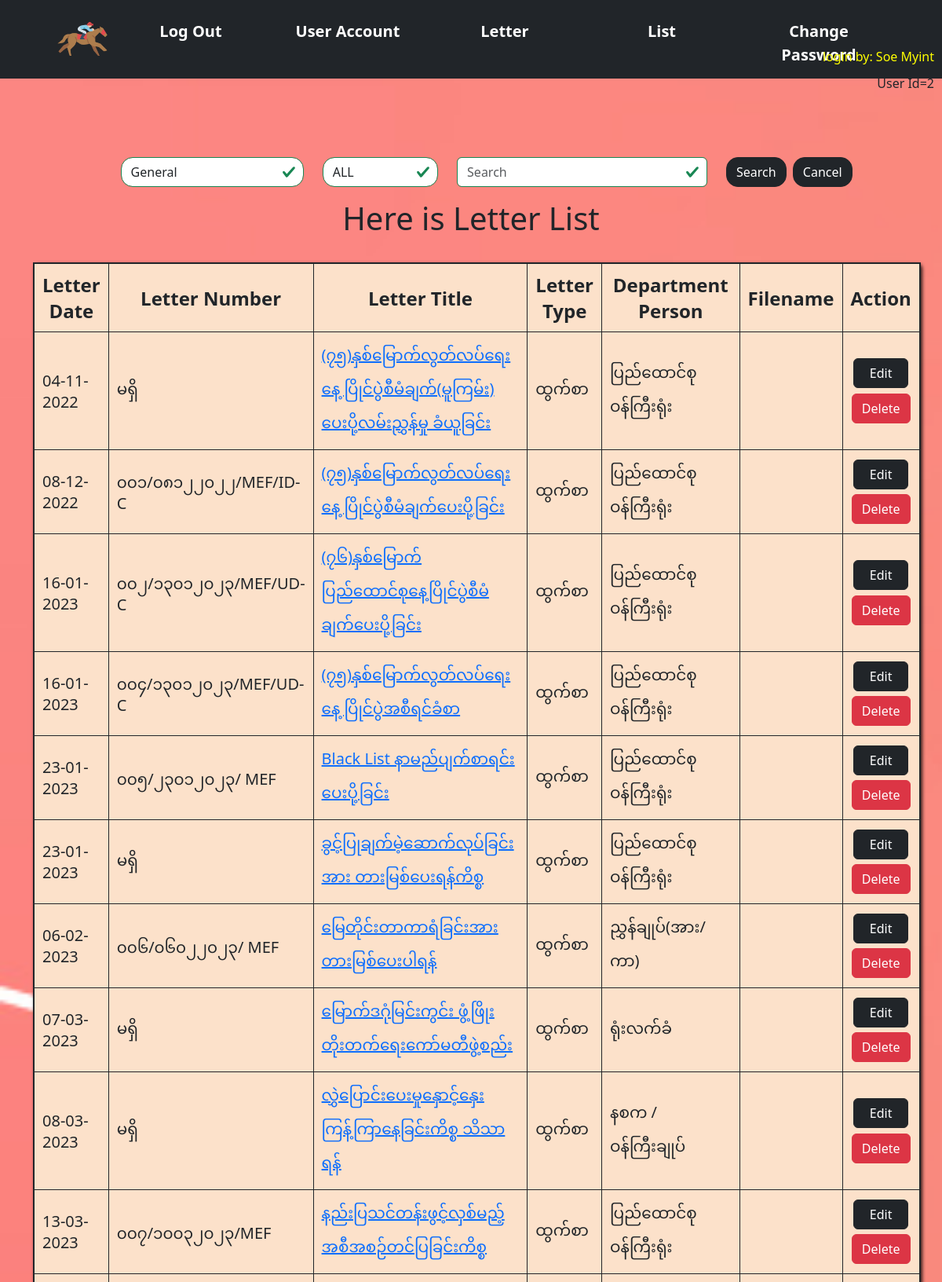
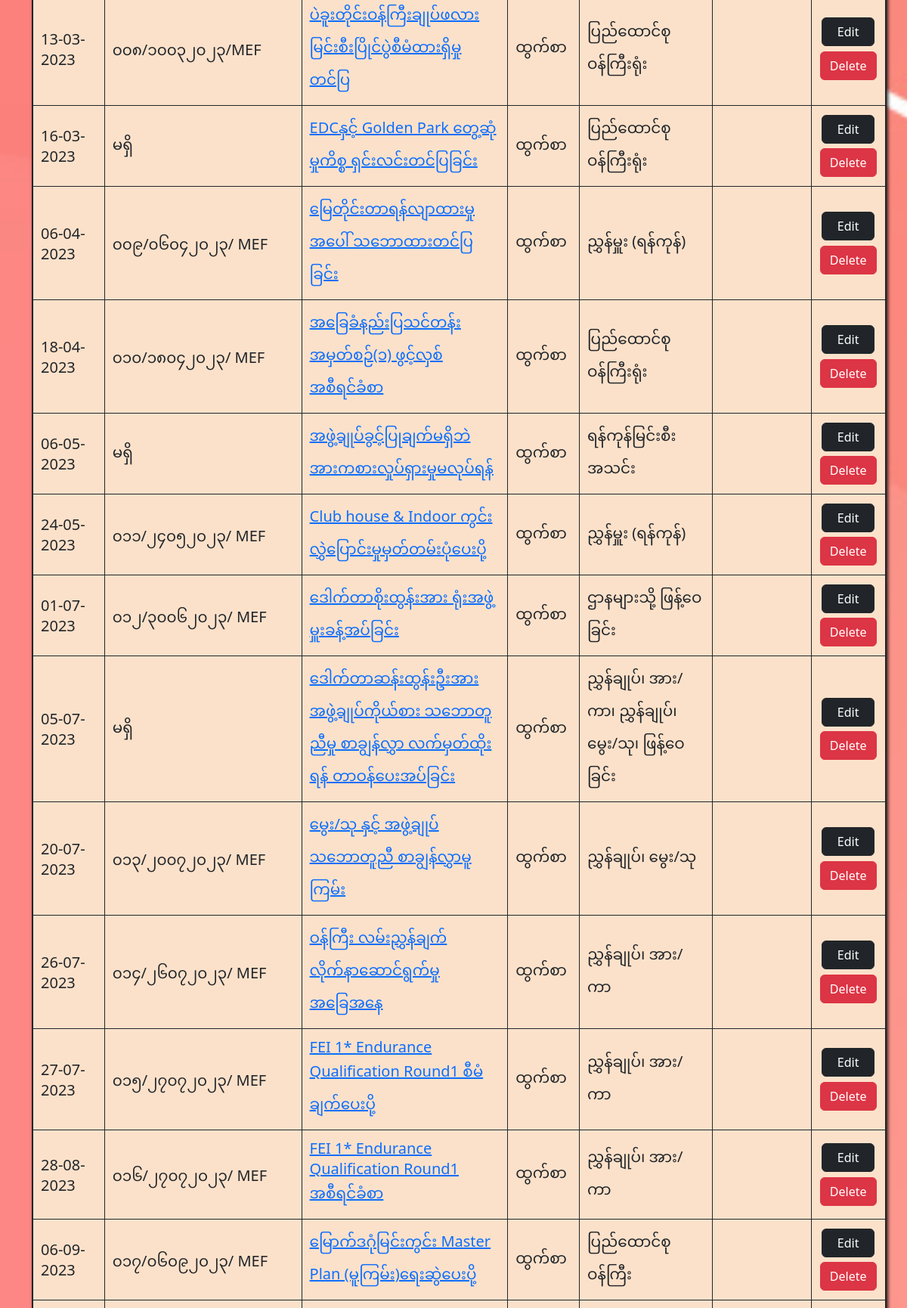
/mef-letter/display2.php (signed in, upper part), run on the app's committed database (2 pictures, top to bottom).
### tables this page shows
CREATE TABLE `letter_table` (
  `rec_id` int(11) NOT NULL,
  `int_out_date` date NOT NULL,
  `letter_number` varchar(200) NOT NULL,
  `letter_title` varchar(3000) NOT NULL,
  `type_id` int(11) DEFAULT 0,
  `letter_date` date DEFAULT NULL,
  `dep_person` varchar(400) NOT NULL,
  `filename` varchar(200) NOT NULL,
  `remarks` varchar(1200) DEFAULT NULL,
  `entry_by` int(11) NOT NULL DEFAULT 0,
  `file_type` varchar(22) NOT NULL DEFAULT '0'
);

CREATE TABLE `type_table` (
  `type_id` int(11) NOT NULL,
  `letter_type` varchar(40) NOT NULL
);

### mef-letter/display2.php (the view, shortened to what this page needs)
<?php
include("inc/nav.php");
include("inc/dbsetting.php");
		if (isset($_POST["searchbtn"]))
		{
			$sql1 ="SELECT *, DATE_FORMAT(letter_date, '%d-%m-%Y') AS formatted_date FROM letter_table INNER JOIN type_table ON letter_table.type_id=type_table.type_id";
			echo $sql1;
			$field = $_POST["field"];
			$letter_type = $_POST["ltype"];
			$sword = $_POST["sword"];
			$str = "";
			if ($field ==="general") {
				$str =" (letter_table.letter_number LIKE '%" . $sword . "%' OR letter_table.letter_title LIKE '%" . $sword . "%' OR letter_table.dep_person LIKE '%" . $sword . "%')";
			}
			else if ($field ==="letter_number") {
				$str=" letter_table.letter_number LIKE '%" . $sword . "%'";
			}
			else if ($field ==="letter_title") {
				$str=" letter_table.letter_title LIKE '%" . $sword . "%'";
			}
			else if ($field ==="dep") {
				$str=" letter_table.dep_person LIKE '%" . $sword . "%'";
			}
			if(strlen($letter_type)>0 && $letter_type !=="ALL")
			{
				$str .= " AND type_table.letter_type='" . $letter_type . "'";
			}
			else if ($letter_type ==="ALL") {
			}
			$sql1 .= " WHERE " . $str . " ORDER BY rec_id;";
		}
		else
		{
			$sql1= "SELECT *, DATE_FORMAT(letter_date, '%d-%m-%Y') AS formatted_date FROM letter_table INNER JOIN type_table ON letter_table.type_id=type_table.type_id ORDER BY rec_id;";
		}
		$result1 = $dbconn -> query($sql1);
?>
<head>
</head>
<body id="displaybd">
	<p style="text-align: right; padding: 10px; margin-top: 7%;">
		<?php
		echo "User Id=" . $_SESSION["uid"];
		?>
	</p>
	<div class="container">
		<form action="<?php echo htmlspecialchars($_SERVER["PHP_SELF"]); ?>" method="POST" id="formd" class=
			"was-validated" >
    		<div class="row">
		        <div class="col-lg-3 srbox">
		        	<select class="form-control sel" name="field">
		        		<option value="general">General</option>
		            </select>
		        </div>
		        <div class="col-lg-2 srbox">
		        		<select class="form-control sel" name="ltype">
		        			<option value="ALL">ALL</option>
		            	</select>
		        </div>
		        <div class="col-lg-4 srbox">
		        	<input type="text" class="form-control" placeholder="Search" name="sword">
		        </div>
		        <div class="col-lg-3">
		        	<button type="submit" class="btn btn-dark btnd" name="searchbtn">Search</button>&nbsp;
		            <button type="reset" class="btn btn-dark btnd" onclick="location.href='display.php';">Cancel</button>
		        </div>
		    </div>
    	</form>
    	<div id="tablebox">
	    	<center>
				<h1>Here is Letter List</h1><br>
					<?php
						if ($result1->num_rows > 0)
						{
							echo "<table class='table-bordered displaytable'><tr>";
							echo "<th>Letter Date</th><th>Letter Number</th><th>Letter Title</th><th>Letter Type</th><th>Department Person</th><th>Filename</th><th id='actth' >Action</th>";
	    					echo "</tr>";
	    						while ($row = $result1->fetch_assoc())
	    						{
	        					echo "<tr>";
	        					echo "<td>" . $row["formatted_date"] . "</td>";
	        					echo "<td>" . $row["letter_number"] . "</td>";
	        					 echo "<td><a href='#' class='pdflink' data-pdf='" . $row["filename"] . "' data-toggle='modal' data-target='#pdfModal'>" . $row["letter_title"] . "</a></td>";
	        					echo "<td>" . $row["letter_type"] . "</td>";
	        					echo "<td>" . $row["dep_person"] . "</td>";
	        					echo "<td>" . $row["filename"] . "</td>";
	        					echo "<td id='actiontd'><button style='border_radius:10px;' data-id='" . $row["rec_id"] . "' class='btn btn-dark edbtn'>Edit</button><br>
	        					 <button style='border_radius:10px;' del-id='" . $row["rec_id"] . "' class='btn btn-danger delbtn'>Delete</button></td>";
	        					echo "</tr>";
	    						}
	    							echo "</table>";
						}
					?>
			</center>
		</div>
				<br><br><br><br><br><br><br><br>
		</div>
	</body>

### mef-letter/display2.php (style rules this page uses)
.displaytable { width: 100%; border: solid 2px; background: #fce1ca; }
body { background-image: url('images/pwbg.jpg'); background-size: cover; background-repeat: no-repeat; background-attachment: fixed; }
table { border-spacing: 0; border: 2px solid; box-shadow: 2px 2px 4px rgba(0, 0, 0, 0.8); border-radius:6px; }
th { text-align: center; border: 2px solid; height: 40px; padding: 10px; font-size: 18pt; }
td { width: 12%; border: 2px solid; padding: 10px; font-size: 15pt; }
tr { width: 10%; border: 2px solid; }
td:first-child, th:first-child { border-left: none; }
#actiontd { text-align: center; }
.sel { border-radius: 15px; }
.container { margin-top: 6%; }
#formd { margin-left: 10%; }
.btnd { border-radius: 15px; }
#actth { width: 13%; }
.edbtn { width: 70px; margin-bottom: 8%; }

### data on the page
letter_table: formatted_date "04-11-2022", letter_number "မရှိ", letter_title "(၇၅)နှစ်မြောက်လွတ်လပ်ရေးနေ့ ပြိုင်ပွဲစီမံချက်(မူကြမ်း) ပေးပို့လမ်းညွှန်မှု ခံယူခြင်း", type.letter_type "ထွက်စာ", dep_person "ပြည်ထောင်စုဝန်ကြီးရုံး"
letter_table: formatted_date "08-12-2022", letter_number "၀၀၁/၀၈၁၂၂၀၂၂/MEF/ID-C", letter_title "(၇၅)နှစ်မြောက်လွတ်လပ်ရေးနေ့ ပြိုင်ပွဲစီမံချက်ပေးပို့ခြင်း", type.letter_type "ထွက်စာ", dep_person "ပြည်ထောင်စုဝန်ကြီးရုံး"
letter_table: formatted_date "16-01-2023", letter_number "၀၀၂/၁၃၀၁၂၀၂၃/MEF/UD-C", letter_title "(၇၆)နှစ်မြောက် ပြည်ထောင်စုနေ့ပြိုင်ပွဲစီမံချက်ပေးပို့ခြင်း", type.letter_type "ထွက်စာ", dep_person "ပြည်ထောင်စုဝန်ကြီးရုံး"
letter_table: formatted_date "16-01-2023", letter_number "၀၀၄/၁၃၀၁၂၀၂၃/MEF/UD-C", letter_title "(၇၅)နှစ်မြောက်လွတ်လပ်ရေးနေ့ ပြိုင်ပွဲအစီရင်ခံစာ", type.letter_type "ထွက်စာ", dep_person "ပြည်ထောင်စုဝန်ကြီးရုံး"
letter_table: formatted_date "23-01-2023", letter_number "၀၀၅/၂၃၀၁၂၀၂၃/ MEF", letter_title "Black List နာမည်ပျက်စာရင်းပေးပို့ခြင်း", type.letter_type "ထွက်စာ", dep_person "ပြည်ထောင်စုဝန်ကြီးရုံး"
letter_table: formatted_date "23-01-2023", letter_number "မရှိ", letter_title "ခွင့်ပြုချက်မဲ့ဆောက်လုပ်ခြင်းအား တားမြစ်ပေးရန်ကိစ္စ", type.letter_type "ထွက်စာ", dep_person "ပြည်ထောင်စုဝန်ကြီးရုံး"
letter_table: formatted_date "06-02-2023", letter_number "၀၀၆/၀၆၀၂၂၀၂၃/ MEF", letter_title "မြေတိုင်းတာကာရံခြင်းအား တားမြစ်ပေးပါရန်", type.letter_type "ထွက်စာ", dep_person "ညွှန်ချုပ်(အား/ကာ)"
letter_table: formatted_date "07-03-2023", letter_number "မရှိ", letter_title "မြောက်ဒဂုံမြင်းကွင်း ဖွံ့ဖြိုးတိုးတက်ရေးကော်မတီဖွဲ့စည်း", type.letter_type "ထွက်စာ", dep_person "ရုံးလက်ခံ"
letter_table: formatted_date "08-03-2023", letter_number "မရှိ", letter_title "လွှဲပြောင်းပေးမှုနှောင့်နှေးကြန့်ကြာနေခြင်းကိစ္စ သိသာရန်", type.letter_type "ထွက်စာ", dep_person "နစက / ဝန်ကြီးချုပ်"
letter_table: formatted_date "13-03-2023", letter_number "၀၀၇/၁၀၀၃၂၀၂၃/MEF", letter_title "နည်းပြသင်တန်းဖွင့်လှစ်မည့် အစီအစဉ်တင်ပြခြင်းကိစ္စ", type.letter_type "ထွက်စာ", dep_person "ပြည်ထောင်စုဝန်ကြီးရုံး"
letter_table: formatted_date "13-03-2023", letter_number "၀၀၈/၁၀၀၃၂၀၂၃/MEF", letter_title "ပဲခူးတိုင်းဝန်ကြီးချုပ်ဖလား မြင်းစီးပြိုင်ပွဲစီမံထားရှိမှုတင်ပြ", type.letter_type "ထွက်စာ", dep_person "ပြည်ထောင်စုဝန်ကြီးရုံး"
letter_table: formatted_date "16-03-2023", letter_number "မရှိ", letter_title "EDCနှင့် Golden Park တွေ့ဆုံမှုကိစ္စ ရှင်းလင်းတင်ပြခြင်း", type.letter_type "ထွက်စာ", dep_person "ပြည်ထောင်စုဝန်ကြီးရုံး"
letter_table: formatted_date "06-04-2023", letter_number "၀၀၉/၀၆၀၄၂၀၂၃/ MEF", letter_title "မြေတိုင်းတာရန်လျာထားမှုအပေါ် သဘောထားတင်ပြခြင်း", type.letter_type "ထွက်စာ", dep_person "ညွှန်မှူး (ရန်ကုန်)"
letter_table: formatted_date "18-04-2023", letter_number "၀၁၀/၁၈၀၄၂၀၂၃/ MEF", letter_title "အခြေခံနည်းပြသင်တန်းအမှတ်စဉ်(၁) ဖွင့်လှစ်အစီရင်ခံစာ", type.letter_type "ထွက်စာ", dep_person "ပြည်ထောင်စုဝန်ကြီးရုံး"
letter_table: formatted_date "06-05-2023", letter_number "မရှိ", letter_title "အဖွဲ့ချုပ်ခွင့်ပြုချက်မရှိဘဲ အားကစားလှုပ်ရှားမှုမလုပ်ရန်", type.letter_type "ထွက်စာ", dep_person "ရန်ကုန်မြင်းစီးအသင်း"
letter_table: formatted_date "24-05-2023", letter_number "၀၁၁/၂၄၀၅၂၀၂၃/ MEF", letter_title "Club house & Indoor ကွင်း လွှဲပြောင်းမှုမှတ်တမ်းပုံပေးပို့", type.letter_type "ထွက်စာ", dep_person "ညွှန်မှူး (ရန်ကုန်)"
letter_table: formatted_date "01-07-2023", letter_number "၀၁၂/၃၀၀၆၂၀၂၃/ MEF", letter_title "ဒေါက်တာစိုးထွန်းအား ရုံးအဖွဲ့မှူးခန့်အပ်ခြင်း", type.letter_type "ထွက်စာ", dep_person "ဌာနများသို့ ဖြန့်ဝေခြင်း"
letter_table: formatted_date "05-07-2023", letter_number "မရှိ", letter_title "ဒေါက်တာဆန်းထွန်းဦးအား အဖွဲ့ချုပ်ကိုယ်စား သဘောတူ ညီမှု စာချွန်လွှာ လက်မှတ်ထိုးရန် တာဝန်ပေးအပ်ခြင်း", type.letter_type "ထွက်စာ", dep_person "ညွှန်ချုပ်၊ အား/ကာ၊ ညွှန်ချုပ်၊ မွေး/သု၊ ဖြန့်ဝေခြင်း"
letter_table: formatted_date "20-07-2023", letter_number "၀၁၃/၂၀၀၇၂၀၂၃/ MEF", letter_title "မွေး/သု နှင့် အဖွဲ့ချုပ် သဘောတူညီ စာချွန်လွှာမူကြမ်း", type.letter_type "ထွက်စာ", dep_person "ညွှန်ချုပ်၊ မွေး/သု"
letter_table: formatted_date "26-07-2023", letter_number "၀၁၄/၂၆၀၇၂၀၂၃/ MEF", letter_title "ဝန်ကြီး လမ်းညွှန်ချက် လိုက်နာဆောင်ရွက်မှု အခြေအနေ", type.letter_type "ထွက်စာ", dep_person "ညွှန်ချုပ်၊ အား/ကာ"
letter_table: formatted_date "27-07-2023", letter_number "၀၁၅/၂၇၀၇၂၀၂၃/ MEF", letter_title "FEI 1* Endurance Qualification Round1 စီမံချက်ပေးပို့", type.letter_type "ထွက်စာ", dep_person "ညွှန်ချုပ်၊ အား/ကာ"
letter_table: formatted_date "28-08-2023", letter_number "၀၁၆/၂၇၀၇၂၀၂၃/ MEF", letter_title "FEI 1* Endurance Qualification Round1 အစီရင်ခံစာ", type.letter_type "ထွက်စာ", dep_person "ညွှန်ချုပ်၊ အား/ကာ"
letter_table: formatted_date "06-09-2023", letter_number "၀၁၇/၀၆၀၉၂၀၂၃/ MEF", letter_title "မြောက်ဒဂုံမြင်းကွင်း Master Plan (မူကြမ်း)ရေးဆွဲပေးပို့", type.letter_type "ထွက်စာ", dep_person "ပြည်ထောင်စုဝန်ကြီး"

### other printed values
$_SESSION["uid"] "2"
